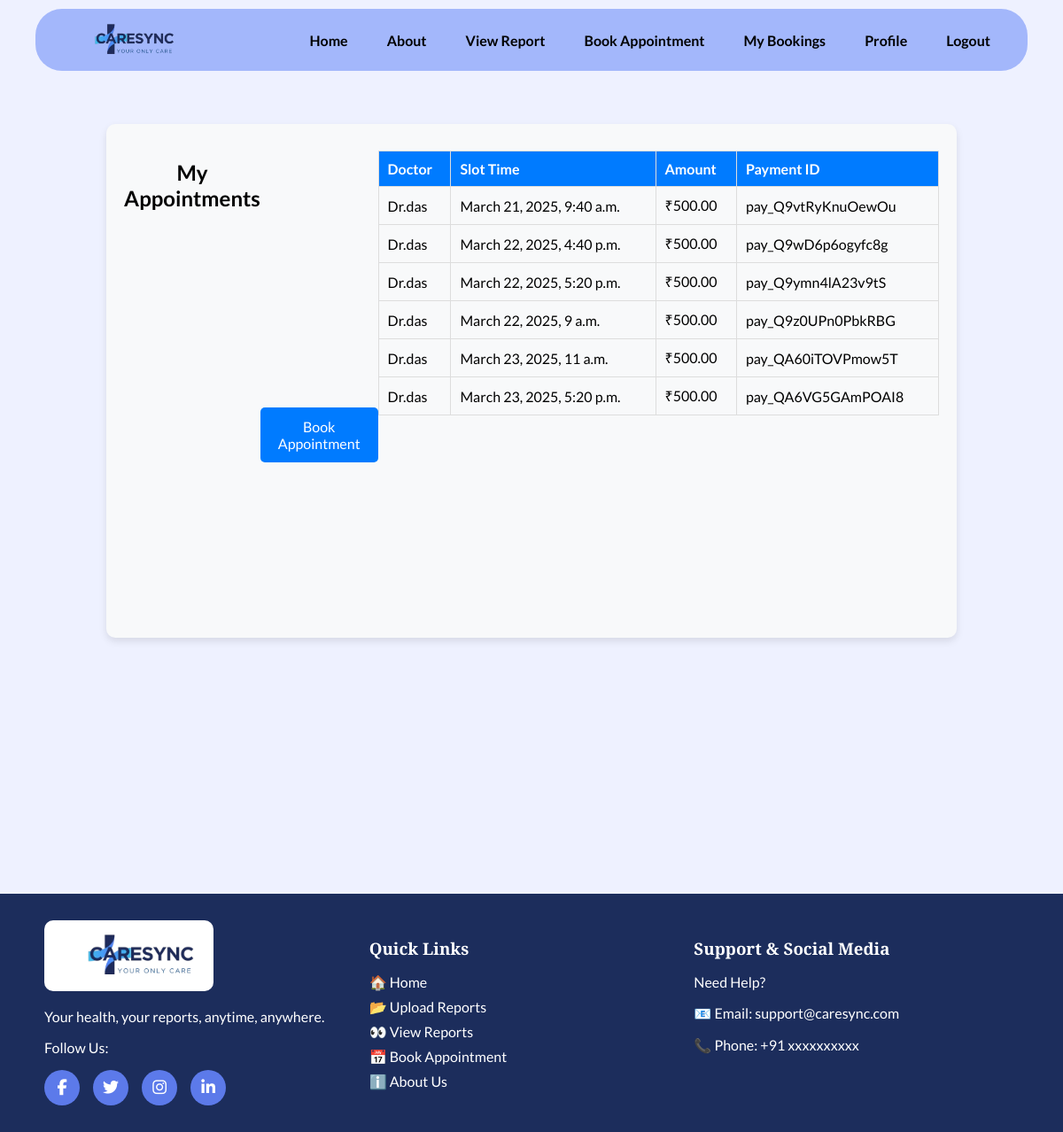
Page /bookings/ (signed in) on the earlier database version.
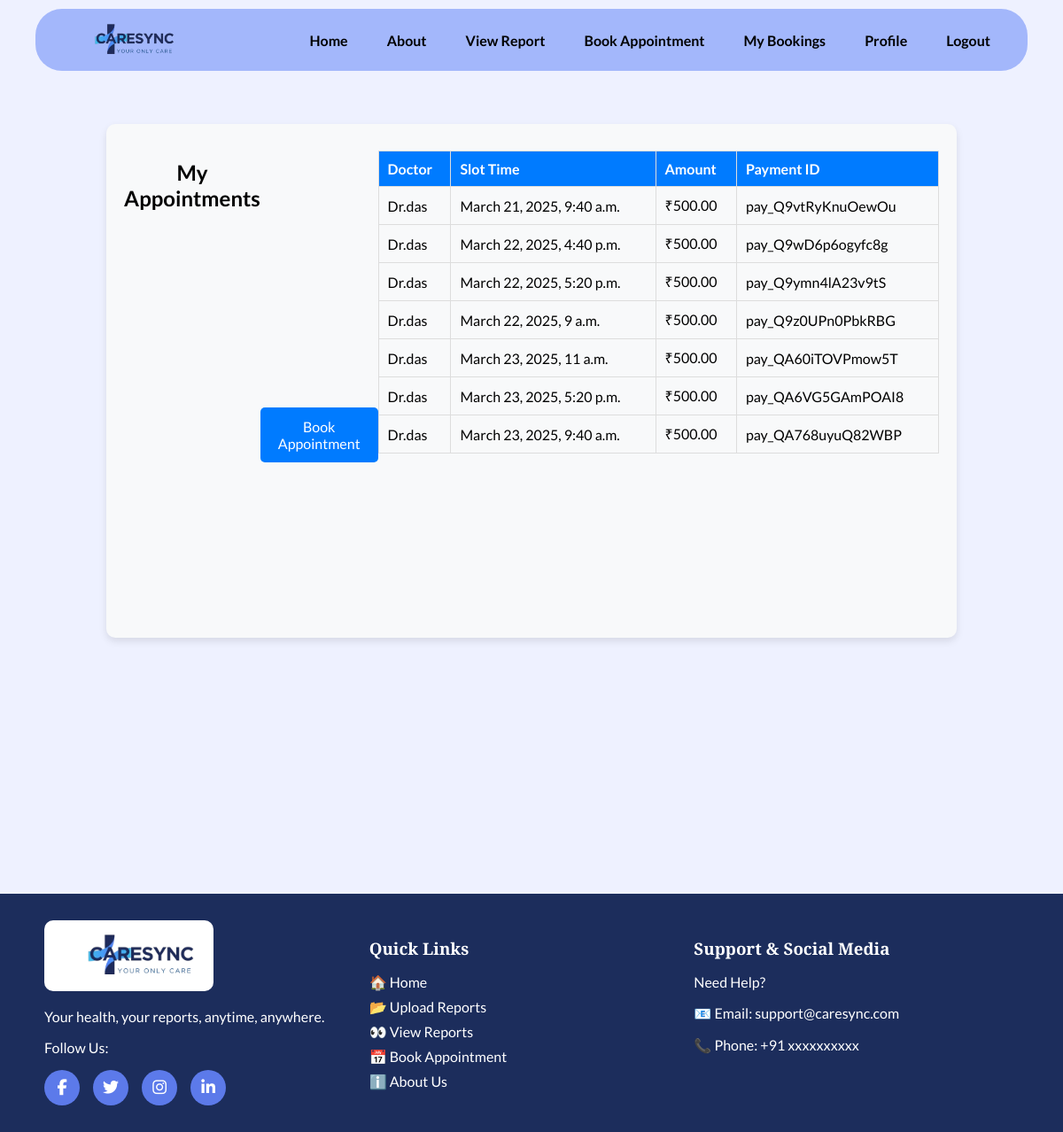
Same page on the later database version.
### home/models.py (models this page shows, shortened)
class Booking(models.Model):
    user = models.ForeignKey(settings.AUTH_USER_MODEL, on_delete=models.CASCADE)
    doctor = models.ForeignKey(Doctor, on_delete=models.CASCADE)
    slot = models.ForeignKey(Slot, on_delete=models.CASCADE)
    amount = models.DecimalField(max_digits=10, decimal_places=2)
    payment_id = models.CharField(max_length=100, blank=True, null=True)
    payment_status = models.CharField(max_length=20, default="Pending")
    created_at = models.DateTimeField(auto_now_add=True)
    date = models.DateField(default=now)  # ✅ New field
    time = models.TimeField(default="00:00:00")

class CustomUser(AbstractUser):
    email = models.EmailField(unique=True)
    phone = models.CharField(max_length=10, unique=True)
    objects = CustomUserManager()
    REQUIRED_FIELDS = ['email', 'phone']

### doctor/models.py (models this page shows, shortened)
class Doctor(models.Model):
    user = models.OneToOneField(settings.AUTH_USER_MODEL, on_delete=models.CASCADE)  # Use AUTH_USER_MODEL
    phone_number = models.CharField(max_length=10, unique=True)
    hospital_name = models.CharField(max_length=255)
    specialization = models.CharField(max_length=100)
    experience_years = models.PositiveIntegerField()
    available_days = models.CharField(max_length=100)  # Example: "Monday, Wednesday, Friday"
    profile_picture = models.ImageField(upload_to="doctor_profiles/", blank=True, null=True)
    id_proof = models.FileField(upload_to="doctor_id_proofs/")
    is_approved = models.BooleanField(default=False)  # Admin can approve doctors

class Slot(models.Model):
    STATUS_CHOICES = [
        ('available', 'Available'),
        ('booked', 'Booked'),
        ('closed', 'Closed'),
    ]
    doctor = models.ForeignKey(settings.AUTH_USER_MODEL, on_delete=models.CASCADE)
    start_time = models.DateTimeField()
    end_time = models.DateTimeField()
    status = models.CharField(max_length=10, choices=STATUS_CHOICES, default='available')
    booked_by = models.ForeignKey(settings.AUTH_USER_MODEL, on_delete=models.SET_NULL, null=True, blank=True, related_name="booked_slots")

### home/views.py (the view)
# urls.py: path("bookings/", views.booking_details, name="booking_details"),
@login_required
def booking_details(request):
    bookings = Booking.objects.filter(user=request.user)
    return render(request, "bookings.html", {"bookings": bookings})

### home/templates/bookings.html (shortened to what this page needs)
{% extends "base.html" %}
{% block content %}
{% load static %}
<div class="container">
    <h2 class="heading">My Appointments</h2>
    <div class="button-container">
        <a href="{% url 'book_appointment' %}" class="b_btn">Book Appointment</a>
    </div>
    <table class="booking-table">
        <tr>
            <th>Doctor</th>
            <th>Slot Time</th>
            <th>Amount</th>
            <th>Payment ID</th>
        </tr>
        {% for booking in bookings %}
        <tr>
            <td>{{ booking.doctor.user.username }}</td>
            <td>{{ booking.slot.start_time }}</td>
            <td>₹{{ booking.amount }}</td>
            <td>{{ booking.payment_id }}</td>
        </tr>
        {% empty %}
        <tr>
            <td colspan="4" class="no-booking">No appointments found.</td>
        </tr>
        {% endfor %}
    </table>
</div>
{% endblock %}

Differences in the rows shown:
added Booking: doctor.user.username "Dr.das", slot.start_time "March 23, 2025, 9:40 a.m.", amount "500.00", payment_id "pay_QA768uyuQ82WBP"
